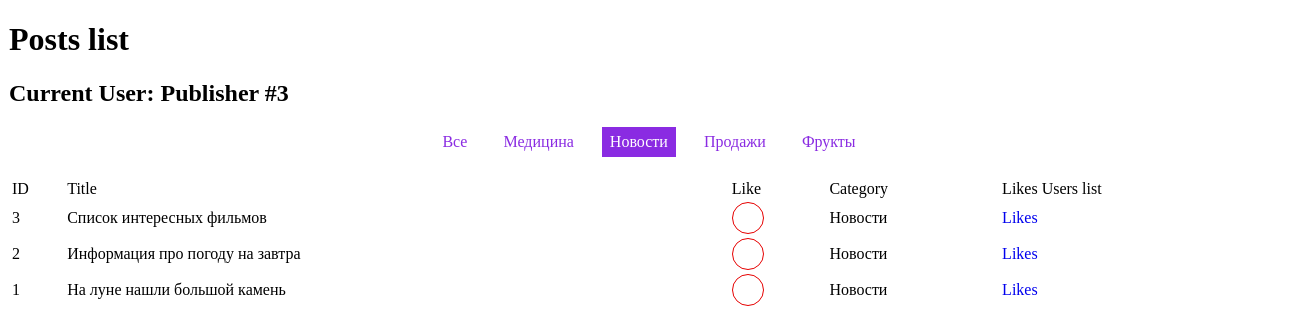
/?task=first&cat=1, run on the app's committed database.
### tables this page shows
CREATE TABLE `user` (
  `id` int(11) NOT NULL AUTO_INCREMENT,
  `name` varchar(20) NOT NULL,
  PRIMARY KEY (`id`),
  KEY `index_id` (`id`)
);

CREATE TABLE `category` (
  `id` int(11) NOT NULL AUTO_INCREMENT,
  `name` varchar(50) NOT NULL,
  PRIMARY KEY (`id`),
  KEY `index_id` (`id`)
);

CREATE TABLE `post` (
  `id` int(11) NOT NULL AUTO_INCREMENT,
  `name` varchar(50) NOT NULL,
  PRIMARY KEY (`id`),
  KEY `index_id` (`id`)
);

### tasks/first/common.php (called while the page is built, shortened)
<?php
abstract class Common {
    public function __construct($db)
    {
        if(isset($_GET['cat']))
        {
            $this->currentCat = (int)$_GET['cat'];
        }
    }
}

### includes/DB.php (called while the page is built, shortened)
<?php
class DB
{
    private $db_host = 'localhost';
    private $db_user = 'root';
    private $db_password = '123456';
    private $db_name = 'test_hype';
    private static $mysql_connect = null;
    public function __construct()
    {
        if (self::$mysql_connect === null) {
            $db_connect = @mysqli_connect($this->db_host, $this->db_user, $this->db_password, $this->db_name);
            if(mysqli_connect_errno($db_connect)) {
                echo 'MySQL connect error!<br/>';
                echo mysqli_connect_errno($db_connect);
                exit;
            }
            else
            {
                mysqli_query($db_connect, "SET NAMES utf8");
                self::$mysql_connect = $db_connect;
            }
        }
    }
    private function query($query = null)
    {
        if($a = @mysqli_query(self::$mysql_connect, $query))
        {
            return $a;
        }
    }
    private function fetch($query = null)
    {
        return @mysqli_fetch_all($this->query($query), MYSQLI_ASSOC);
    }
    public function findAll($query = null)
    {
        $oneQuery = $this->fetch($query);
        return $oneQuery;
    }
}

### includes/tTemplate.php (called while the page is built)
<?php
class tTemplate  {
    private $content;
    public function __construct($name)  {
        $this->content = file_get_contents('./resources/views/' . $name . '.html');
        $this->content = preg_replace('/{ROOT}/i', ROOT, $this->content);
    }
    function replaceVars($vars = [])  {
        if(!empty($vars)) {
            foreach($vars as $blockname => $value) {
                $this->content = preg_replace('/{' . $blockname . '}/i', $value, $this->content);
            }
        }
    }
    public function render()
    {
        return $this->content;
    }
}

### tasks/first/category.php (the view, shortened to what this page needs)
<?php
class Category extends Common {
    public function getCats()
    {
        $sql = '
        SELECT category.id, category.name
        FROM category
        ORDER BY category.name
        ';
        return $this->renderCats($this->db->findAll($sql));
    }
    private function getLink($id = null)
    {
        if($id)
        {
            return self::$link.'&cat='.$id;
        }
        return self::$link;
    }
    private function renderCats($rows = [])
    {
        $data = '<div id="catsMenu">';
        $class = $this->currentCat ? '' : 'current';
        $data .= '<div class="'.$class.'">';
        $data .= '<a href="'.$this->getLink().'">Все</a>';
        $data .= '</div>';
        foreach($rows as $row)
        {
            $class = $this->currentCat && $this->currentCat == $row['id'] ? 'current' : '';
            $data .= '<div class="'.$class.'">';
            $data .= '<a href="'.$this->getLink($row['id']).'">'.$row['name'].'</a>';
            $data .= '</div>';
        }
        $data .= '</div>';
        return $data;
    }
}

### tasks/first/post.php (shortened to what this page needs)
<?php
class Post extends Common{
    public function getPosts()
    {
        $sql = '
        SELECT post.id, post.name,
        category.id AS catId, category.name AS catName,
        link_likes.user_id AS likeUserId
        FROM post
        LEFT JOIN link_category_post ON (link_category_post.post_id = post.id)
        LEFT JOIN category ON (category.id = link_category_post.category_id)
        LEFT JOIN link_likes ON (link_likes.post_id = post.id AND link_likes.user_id = '.self::$user['id'].')
        ';
        if(!is_null($this->currentCat))
        {
            $sql .= '
            WHERE link_category_post.category_id = '.$this->currentCat.'
            ';
        }
        $sql .= '
        GROUP BY post.id
        ORDER BY post.id DESC';
        return $this->renderPosts($this->db->findAll($sql));
    }
    private function getLikeLink($id = null)
    {
        if($id)
        {
            return self::$link.'&postLikes='.$id;
        }
        return self::$link;
    }
    private function renderPosts($rows = [])
    {
        $data = '<table id="postList">';
        $data .= '<tr>';
        $data .= '<td>ID</td>';
        $data .= '<td>Title</td>';
        $data .= '<td>Like</td>';
        $data .= '<td>Category</td>';
        $data .= '<td>Likes Users list</td>';
        $data .= '</tr>';
        foreach($rows as $row)
        {
            $data .= '<tr>';
            $data .= '<td>';
            $data .= $row['id'];
            $data .= '</td>';
            $data .= '<td>';
            $data .= $row['name'];
            $data .= '</td>';
            $data .= '<td>';
            $class = $row['likeUserId'] ? ' liked' : '';
            $dataLike = ' data-id="'.$row['id'].'" data-liked="'.$row['likeUserId'].'" ';
            $data .= '<span class="like'.$class.'" '.$dataLike.'></span>';
            $data .= '</td>';
            $data .= '<td>';
            $data .= $row['catName'];
            $data .= '</td>';
            $data .= '<td>';
            $data .= '<a href="'.$this->getLikeLink($row['id']).'">Likes</a>';
            $data .= '</td>';
            $data .= '</tr>';
        }
        $data .= '</table>';
        return $data;
    }
}

### tasks/first.php (shortened to what this page needs)
<?php
$user = new User($db);
$userName = $user->getName();
$userId = $user->getId();
$post = new Post($db);
$category = new Category($db);
$cats = '';
if(isset($_GET['postLikes']))
{
    $id = (int)$_GET['postLikes'];
    $title = 'User Likes For Post #'.$id;
    $content = $post->getLikeUsers($id);
}
else
{
    $title = 'Posts list';
    $cats = $category->getCats();
    $content = $post->getPosts();
}
$template = new tTemplate('first');
$template->replaceVars([
    'title' => $title,
    'cats' => $cats,
    'content' => $content,
    'userName' => $userName,
    'userId' => $userId,
]);
echo $template->render();

### resources/css/common.css (style rules this page uses)
#page { margin: 0 auto; width: 1280px; }
a { text-decoration: none; }

### resources/css/first.css (style rules this page uses)
#userList, #postList { width: 100%; }
#postList .like { display: block; width: 30px; height: 30px; background: #fff; border: 1px solid #E60000; border-radius: 100%; }
#catsMenu { text-align: center; margin: 20px 0; }
#catsMenu div { display: inline-block; vertical-align: middle; margin: 0 10px; }
#catsMenu div a { display: block; padding: 6px 8px; color: #8A2BE2; }
#catsMenu div.current a, #catsMenu div a:hover { color: #fff; background: #8A2BE2; }

### data on the page
user: $template->render() "Posts list Current User: Publisher #3"
category: name "Медицина"
category: name "Новости"
category: name "Продажи"
category: name "Фрукты"
post: value "3 Список интересных фильмов Новости"
post: value "2 Информация про погоду на завтра Новости"
post: value "1 На луне нашли большой камень Новости"
